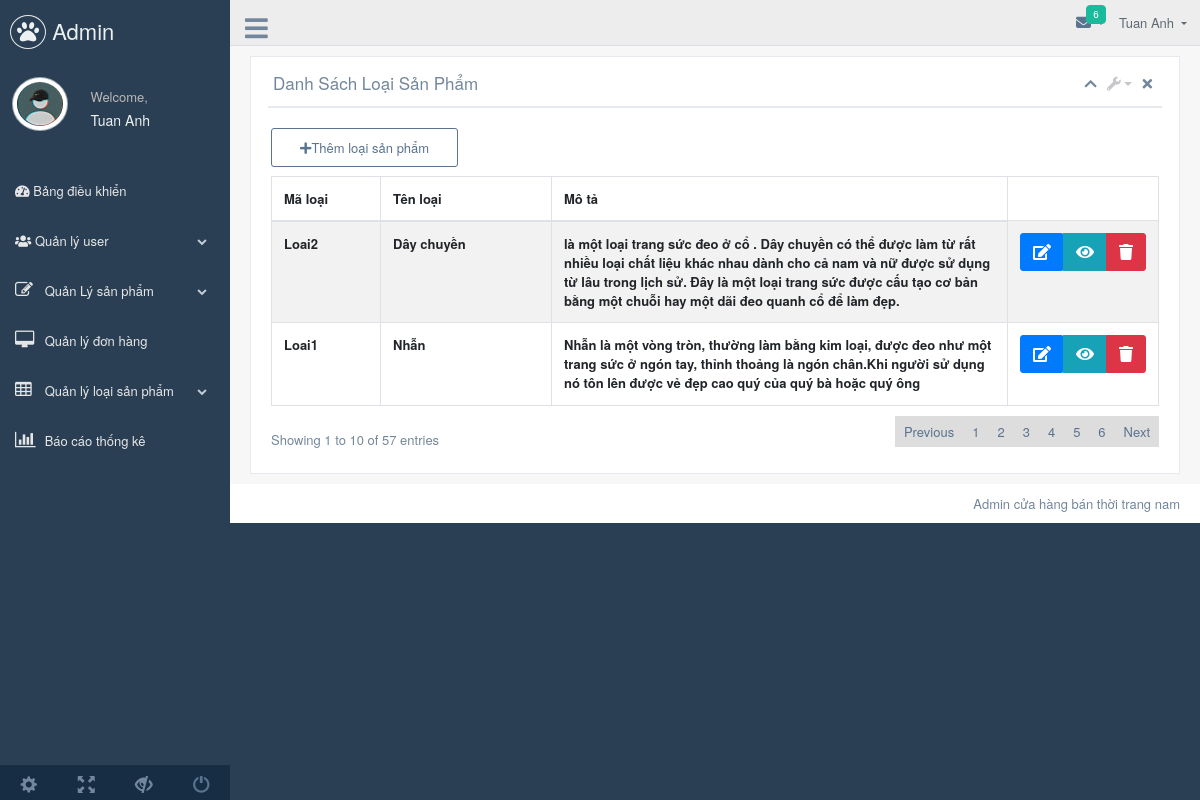
/admin/dashboard.php?page=list/list_type_product, run on the app's committed database.
### tables this page shows
CREATE TABLE `loaisp` (
  `maloai` varchar(20) NOT NULL,
  `tenloai` varchar(50) DEFAULT NULL,
  `Mota` text DEFAULT NULL
);

### admin/list/list_type_product.php (the view, shortened to what this page needs)
<div class="x_panel">
  <div class="x_title">
    <h2>Danh Sách Loại Sản Phẩm <small></small></h2>
    <ul class="nav navbar-right panel_toolbox">
      <li><a class="collapse-link"><i class="fa fa-chevron-up"></i></a></li>
      <li class="dropdown">
        <a href="#" class="dropdown-toggle" data-toggle="dropdown" role="button" aria-expanded="false"><i class="fa fa-wrench"></i></a>
      </li>
      <li><a class="close-link"><i class="fa fa-close"></i></a></li>
    </ul>
  <div class="clearfix"></div>
</div>
<div class="x_content">
  <div class="row">
    <div class="col-sm-12">
      <div class="card-box table-responsive">
        <div class="btn__add" style = " margin-top: 15px; border-radius:3px">
          <a href="./dashboard.php?page=add/add_type_product" style = "padding: 9px 28px; border: 1px solid;border-radius:3px"><i class="fa fa-plus"></i>Thêm loại sản phẩm</a>
        </div>
        <div class="col-sm-6"><div id="datatable_filter" class="dataTables_filter"><label> <class="form-control input-sm placeholder="" aria-controls="datatable"></label></div></div></div><div class="row"><div class="col-sm-12"><table id="datatable" class="table table-striped table-bordered dataTable no-footer" style="width: 100%;" role="grid" aria-describedby="datatable_info">
          <thead>
            <tr role="row"><th class="sorting_asc" tabindex="0" aria-controls="datatable" rowspan="1" colspan="1" aria-sort="ascending" aria-label="Name: activate to sort column descending" style="width: 109px;">Mã loại</th>
              <th class="sorting" tabindex="0" aria-controls="datatable" rowspan="1" colspan="1" aria-label="Position: activate to sort column ascending" style="width: 171px;">Tên loại</th>
              <th class="sorting" tabindex="0" aria-controls="datatable" rowspan="1" colspan="1" aria-label="Office: activate to sort column ascending" >Mô tả </th>
            </tr>
          </thead>
          <tbody>
            <?php
              $qry = $conn->query("SELECT * FROM LoaiSP ORDER BY maloai DESC");
              while($row= $qry->fetch_assoc()):
            ?>
            <tr>
              <td><b><?php echo $row['maloai'] ?></b></td>
              <td><b><?php echo ($row['tenloai']) ?></b></td>
              <td><b><?php echo $row['Mota'] ?></b></td>
              <td class="text-center">
                <div class="btn-group">
                  <form action="./dashboard.php?page=update/update_type_product" method = "POST">
                      <button type = "submit" name = "edit_data_btn" class="btn btn-primary btn-flat">
                      <i class="fas fa-edit"></i>
                    </button>
                  </form>
                  <a href="./dashboard.php?page=view_product&maloai=<?php echo $row['maloai'] ?>" class="btn btn-info btn-flat">
                    <i class="fas fa-eye"></i>
                  </a>
                  <a href="./dashboard.php?page=delete/delete_type_product&maloai=<?php echo $row['maloai'] ?>" class="btn-infos btn  btn-flat">
                <i class="fas fa-trash"></i>
                </a>
                </div>
              </td>
            </tr>
            <?php endwhile; ?>
          </tbody>
          </table></div></div><div class="row"><div class="col-sm-5"><div class="dataTables_info" id="datatable_info" role="status" aria-live="polite">Showing 1 to 10 of 57 entries</div></div><div class="col-sm-7"><div class="dataTables_paginate paging_simple_numbers" id="datatable_paginate"><ul class="pagination"><li class="paginate_button previous disabled" id="datatable_previous"><a href="#" aria-controls="datatable" data-dt-idx="0" tabindex="0">Previous</a></li><li class="paginate_button active"><a href="#" aria-controls="datatable" data-dt-idx="1" tabindex="0">1</a></li><li class="paginate_button "><a href="#" aria-controls="datatable" data-dt-idx="2" tabindex="0">2</a></li><li class="paginate_button "><a href="#" aria-controls="datatable" data-dt-idx="3" tabindex="0">3</a></li><li class="paginate_button "><a href="#" aria-controls="datatable" data-dt-idx="4" tabindex="0">4</a></li><li class="paginate_button "><a href="#" aria-controls="datatable" data-dt-idx="5" tabindex="0">5</a></li><li class="paginate_button "><a href="#" aria-controls="datatable" data-dt-idx="6" tabindex="0">6</a></li><li class="paginate_button next" id="datatable_next"><a href="#" aria-controls="datatable" data-dt-idx="7" tabindex="0">Next</a></li></ul></div></div></div></div>
        </div>
      </div>
    </div>
  </div>
</div>

### admin/css/style.css (style rules this page uses)
* { margin: 0; box-sizing: border-box; padding: 0; }
html { font-family: "Nunito Sans", sans-serif; }
body { height: 1000px; }
.row { display: flex; align-items: center; justify-content: space-between; flex-wrap: wrap; }

### admin/list/list_type_product.php (style rules this page uses)
.btn-infos { background-color:#dc3545; border-color:#dc3545; color:#fff; }

### data on the page
loaisp: maloai "Loai2", tenloai "Dây chuyền", Mota "là một loại trang sức đeo ở cổ . Dây chuyền có thể được làm từ rất nhiều loại chất liệu khác nhau dành cho cả nam và nữ được sử dụng từ lâu trong lịch sử. Đây là một loại trang sức được cấu tạo cơ bản bằng một chuỗi hay một dãi đeo quanh cổ để làm đẹp."
loaisp: maloai "Loai1", tenloai "Nhẫn", Mota "Nhẫn là một vòng tròn, thường làm bằng kim loại, được đeo như một trang sức ở ngón tay, thỉnh thoảng là ngón chân.Khi người sử dụng nó tôn lên được vẻ đẹp cao quý của quý bà hoặc quý ông"
